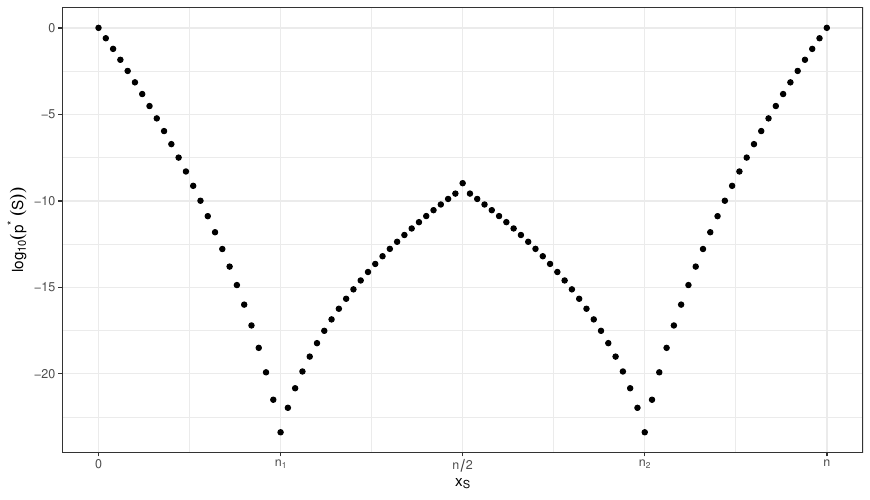

Source code (R):
library(ggplot2)
library(dplyr)
library(here)
n <- 100
n1 <- 25
xs <- 0:100
names(xs) <- xs

minimal_p <- function(x, n1, n) {
  # Compute marginals
  n2 <- n - n1
  
  # Compute the two possible p-values
  al <- max(0, x - n2)
  ar <- min(x, n1)
  mat1 <- matrix(c(al, x - al, n1 - al, n2 - x + al), ncol = 2, byrow = TRUE)
  mat2 <- matrix(c(ar, x - ar, n1 - ar, n2 - x + ar), ncol = 2, byrow = TRUE)
  pval1 <- fisher.test(mat1)$p.value
  pval2 <- fisher.test(mat2)$p.value
  
  # Return the right matrice.
  return(min(pval1, pval2))
}

df <- lapply(xs, FUN = minimal_p, n1 = n1, n = n) %>%
  unlist() %>%
  data.frame("min_p" = .) %>%
  mutate(xs = xs)
p <- ggplot(df, aes(x = xs, y = log10(min_p))) +
  geom_point() +
  theme_bw() +
  labs(y = expression(log[10](p^{"*"}~(S))),
       x = expression(x[S])) +
  scale_x_continuous(breaks = c(0, n1, n/2, n - n1, n),
                     labels = c("0", expression(n[1]), expression(n/2), expression(n[2]), "n"))
p

ggsave(plot = p, filename = here("Figures", "Min_P", "min_p.pdf"), height = 5)